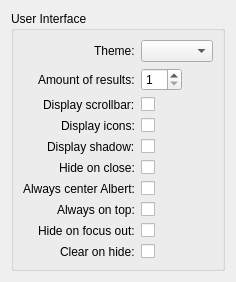
<?xml version="1.0" encoding="UTF-8"?>
<ui version="4.0">
 <class>WidgetBoxModel::ConfigWidget</class>
 <widget class="QWidget" name="WidgetBoxModel::ConfigWidget">
  <property name="windowTitle">
   <string>Frontend settings</string>
  </property>
  <layout class="QHBoxLayout" name="horizontalLayout">
   <item>
    <layout class="QVBoxLayout" name="verticalLayout_1">
     <item>
      <widget class="QGroupBox" name="groupBox">
       <property name="title">
        <string>User Interface</string>
       </property>
       <layout class="QFormLayout" name="formLayout_2">
        <property name="labelAlignment">
         <set>Qt::AlignRight|Qt::AlignTrailing|Qt::AlignVCenter</set>
        </property>
        <item row="0" column="0">
         <widget class="QLabel" name="label_style">
          <property name="sizePolicy">
           <sizepolicy hsizetype="Minimum" vsizetype="Preferred">
            <horstretch>0</horstretch>
            <verstretch>0</verstretch>
           </sizepolicy>
          </property>
          <property name="text">
           <string>Theme:</string>
          </property>
         </widget>
        </item>
        <item row="0" column="1">
         <widget class="QComboBox" name="comboBox_themes">
          <property name="sizePolicy">
           <sizepolicy hsizetype="Fixed" vsizetype="Fixed">
            <horstretch>0</horstretch>
            <verstretch>0</verstretch>
           </sizepolicy>
          </property>
         </widget>
        </item>
        <item row="1" column="0">
         <widget class="QLabel" name="label_results">
          <property name="sizePolicy">
           <sizepolicy hsizetype="Minimum" vsizetype="Preferred">
            <horstretch>0</horstretch>
            <verstretch>0</verstretch>
           </sizepolicy>
          </property>
          <property name="text">
           <string>Amount of results:</string>
          </property>
         </widget>
        </item>
        <item row="1" column="1">
         <widget class="QSpinBox" name="spinBox_results">
          <property name="sizePolicy">
           <sizepolicy hsizetype="Fixed" vsizetype="Fixed">
            <horstretch>0</horstretch>
            <verstretch>0</verstretch>
           </sizepolicy>
          </property>
          <property name="suffix">
           <string/>
          </property>
          <property name="minimum">
           <number>1</number>
          </property>
          <property name="maximum">
           <number>10</number>
          </property>
         </widget>
        </item>
        <item row="2" column="0">
         <widget class="QLabel" name="label_scrollbar">
          <property name="sizePolicy">
           <sizepolicy hsizetype="Minimum" vsizetype="Preferred">
            <horstretch>0</horstretch>
            <verstretch>0</verstretch>
           </sizepolicy>
          </property>
          <property name="text">
           <string>Display scrollbar:</string>
          </property>
         </widget>
        </item>
        <item row="2" column="1">
         <widget class="QCheckBox" name="checkBox_scrollbar">
          <property name="sizePolicy">
           <sizepolicy hsizetype="Fixed" vsizetype="Fixed">
            <horstretch>0</horstretch>
            <verstretch>0</verstretch>
           </sizepolicy>
          </property>
          <property name="toolTip">
           <string>&lt;html&gt;&lt;head/&gt;&lt;body&gt;&lt;p&gt;If this option is enabled, albert displays a scrollbar in the results list.&lt;/p&gt;&lt;/body&gt;&lt;/html&gt;</string>
          </property>
         </widget>
        </item>
        <item row="3" column="0">
         <widget class="QLabel" name="label_icons">
          <property name="sizePolicy">
           <sizepolicy hsizetype="Minimum" vsizetype="Preferred">
            <horstretch>0</horstretch>
            <verstretch>0</verstretch>
           </sizepolicy>
          </property>
          <property name="text">
           <string>Display icons:</string>
          </property>
         </widget>
        </item>
        <item row="3" column="1">
         <widget class="QCheckBox" name="checkBox_icons">
          <property name="sizePolicy">
           <sizepolicy hsizetype="Fixed" vsizetype="Fixed">
            <horstretch>0</horstretch>
            <verstretch>0</verstretch>
           </sizepolicy>
          </property>
          <property name="toolTip">
           <string>&lt;html&gt;&lt;head/&gt;&lt;body&gt;&lt;p&gt;If this option is enabled, albert displays icons provided by the items.&lt;/p&gt;&lt;/body&gt;&lt;/html&gt;</string>
          </property>
         </widget>
        </item>
        <item row="4" column="0">
         <widget class="QLabel" name="label_shadow">
          <property name="text">
           <string>Display shadow:</string>
          </property>
         </widget>
        </item>
        <item row="4" column="1">
         <widget class="QCheckBox" name="checkBox_shadow">
          <property name="sizePolicy">
           <sizepolicy hsizetype="Fixed" vsizetype="Fixed">
            <horstretch>0</horstretch>
            <verstretch>0</verstretch>
           </sizepolicy>
          </property>
          <property name="toolTip">
           <string>&lt;html&gt;&lt;head/&gt;&lt;body&gt;&lt;p&gt;If this option is enabled, albert displays a shadow below the widget. Note that the shadow area appears to be transparent, but it is not for mouse clicks due to Qt limitations. However its just a handful of  pixels and you can use it to drag the window.&lt;/p&gt;&lt;/body&gt;&lt;/html&gt;</string>
          </property>
         </widget>
        </item>
        <item row="5" column="0">
         <widget class="QLabel" name="label_hideOnClose">
          <property name="sizePolicy">
           <sizepolicy hsizetype="Minimum" vsizetype="Preferred">
            <horstretch>0</horstretch>
            <verstretch>0</verstretch>
           </sizepolicy>
          </property>
          <property name="text">
           <string>Hide on close:</string>
          </property>
         </widget>
        </item>
        <item row="5" column="1">
         <widget class="QCheckBox" name="checkBox_hideOnClose">
          <property name="sizePolicy">
           <sizepolicy hsizetype="Fixed" vsizetype="Fixed">
            <horstretch>0</horstretch>
            <verstretch>0</verstretch>
           </sizepolicy>
          </property>
          <property name="toolTip">
           <string notr="true">&lt;html&gt;&lt;head/&gt;&lt;body&gt;&lt;p&gt;If the user closes the main window, the main window gets hidden instead of the application getting quit.&lt;/p&gt;&lt;/body&gt;&lt;/html&gt;</string>
          </property>
         </widget>
        </item>
        <item row="6" column="0">
         <widget class="QLabel" name="label_center">
          <property name="sizePolicy">
           <sizepolicy hsizetype="Minimum" vsizetype="Preferred">
            <horstretch>0</horstretch>
            <verstretch>0</verstretch>
           </sizepolicy>
          </property>
          <property name="text">
           <string>Always center Albert:</string>
          </property>
         </widget>
        </item>
        <item row="6" column="1">
         <widget class="QCheckBox" name="checkBox_center">
          <property name="sizePolicy">
           <sizepolicy hsizetype="Fixed" vsizetype="Fixed">
            <horstretch>0</horstretch>
            <verstretch>0</verstretch>
           </sizepolicy>
          </property>
          <property name="toolTip">
           <string>&lt;html&gt;&lt;head/&gt;&lt;body&gt;&lt;p&gt;If this option is enabled, albert centers the main window in the screen where the pointer resides.&lt;/p&gt;&lt;/body&gt;&lt;/html&gt;</string>
          </property>
         </widget>
        </item>
        <item row="7" column="0">
         <widget class="QLabel" name="label_onTop">
          <property name="sizePolicy">
           <sizepolicy hsizetype="Minimum" vsizetype="Preferred">
            <horstretch>0</horstretch>
            <verstretch>0</verstretch>
           </sizepolicy>
          </property>
          <property name="text">
           <string>Always on top:</string>
          </property>
         </widget>
        </item>
        <item row="7" column="1">
         <widget class="QCheckBox" name="checkBox_onTop">
          <property name="sizePolicy">
           <sizepolicy hsizetype="Fixed" vsizetype="Fixed">
            <horstretch>0</horstretch>
            <verstretch>0</verstretch>
           </sizepolicy>
          </property>
          <property name="toolTip">
           <string>&lt;html&gt;&lt;head/&gt;&lt;body&gt;&lt;p&gt;If this option is enabled, albert will stay on top of all top level windows.&lt;/p&gt;&lt;/body&gt;&lt;/html&gt;</string>
          </property>
         </widget>
        </item>
        <item row="8" column="0">
         <widget class="QLabel" name="label_hideOnFocusOut">
          <property name="sizePolicy">
           <sizepolicy hsizetype="Minimum" vsizetype="Preferred">
            <horstretch>0</horstretch>
            <verstretch>0</verstretch>
           </sizepolicy>
          </property>
          <property name="text">
           <string>Hide on focus out:</string>
          </property>
         </widget>
        </item>
        <item row="8" column="1">
         <widget class="QCheckBox" name="checkBox_hideOnFocusOut">
          <property name="sizePolicy">
           <sizepolicy hsizetype="Fixed" vsizetype="Fixed">
            <horstretch>0</horstretch>
            <verstretch>0</verstretch>
           </sizepolicy>
          </property>
          <property name="toolTip">
           <string>&lt;html&gt;&lt;head/&gt;&lt;body&gt;&lt;p&gt;Hide the main window, if it lost keyboard focus,  e.g. by clicking on another app or changing the window with Alt+Tab. Note that this feature is automatically disabled as long as the settings widget is open.&lt;/p&gt;&lt;/body&gt;&lt;/html&gt;</string>
          </property>
         </widget>
        </item>
        <item row="9" column="0">
         <widget class="QLabel" name="label_clearOnHide">
          <property name="text">
           <string>Clear on hide:</string>
          </property>
         </widget>
        </item>
        <item row="9" column="1">
         <widget class="QCheckBox" name="checkBox_clearOnHide">
          <property name="sizePolicy">
           <sizepolicy hsizetype="Fixed" vsizetype="Fixed">
            <horstretch>0</horstretch>
            <verstretch>0</verstretch>
           </sizepolicy>
          </property>
          <property name="toolTip">
           <string>&lt;html&gt;&lt;head/&gt;&lt;body&gt;&lt;p&gt;Clear the input line when the window is hidden.&lt;/p&gt;&lt;/body&gt;&lt;/html&gt;</string>
          </property>
          <property name="text">
           <string/>
          </property>
         </widget>
        </item>
       </layout>
      </widget>
     </item>
     <item>
      <spacer name="verticalSpacer_2">
       <property name="orientation">
        <enum>Qt::Vertical</enum>
       </property>
       <property name="sizeHint" stdset="0">
        <size>
         <width>0</width>
         <height>0</height>
        </size>
       </property>
      </spacer>
     </item>
    </layout>
   </item>
  </layout>
 </widget>
 <resources/>
 <connections/>
</ui>
